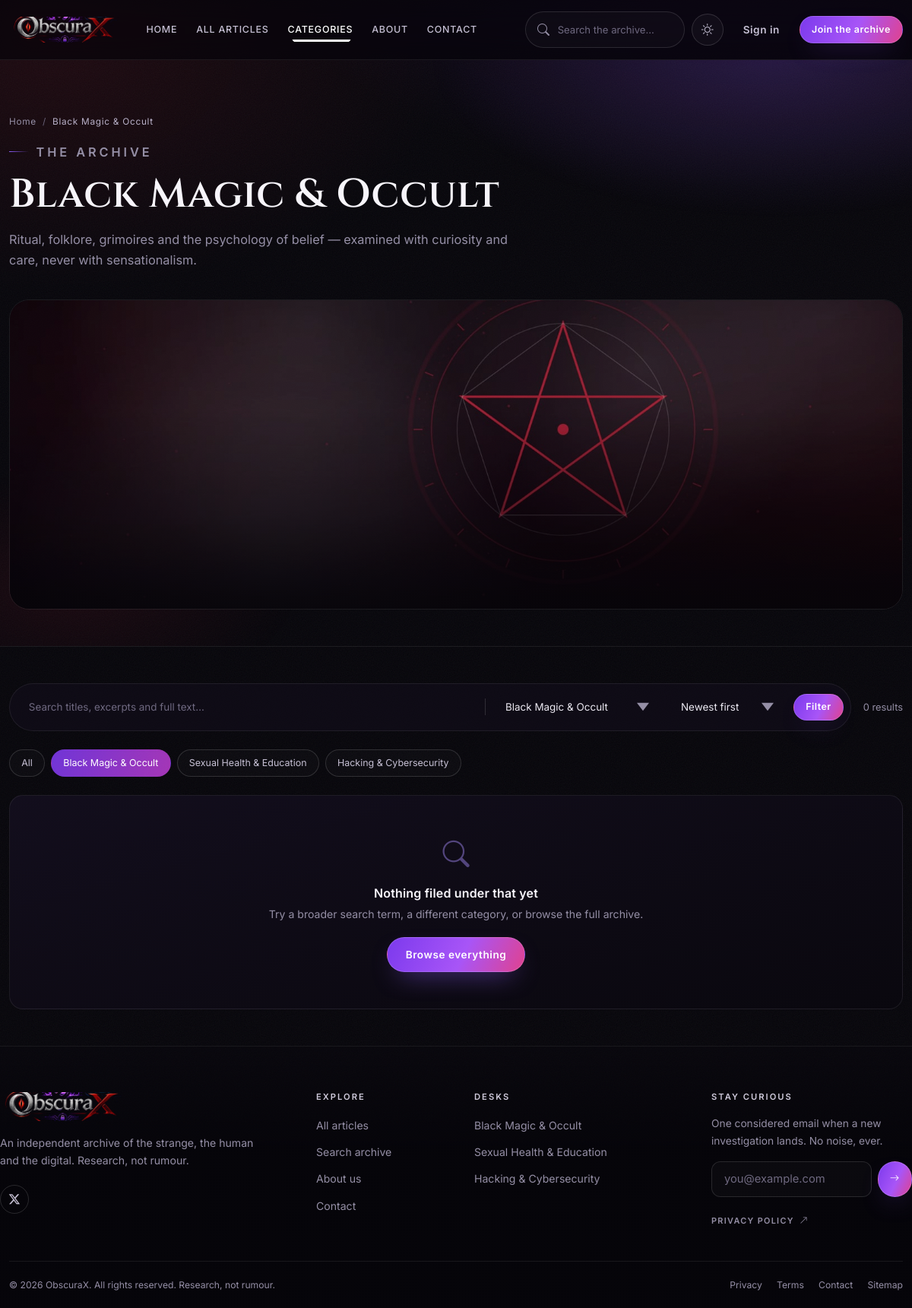
Screenshot of /category/black-magic-occult with the database file from the repository.
### tables this page shows
CREATE TABLE IF NOT EXISTS categories (
    id           INT UNSIGNED NOT NULL AUTO_INCREMENT,
    name         VARCHAR(96) NOT NULL,
    slug         VARCHAR(120) NOT NULL,
    description  VARCHAR(500) NOT NULL DEFAULT '',
    accent_color VARCHAR(16) NOT NULL DEFAULT '#8b5cf6',
    icon         VARCHAR(48) NOT NULL DEFAULT 'bi-journal-richtext',
    cover_image  VARCHAR(255) DEFAULT NULL,
    sort_order   SMALLINT NOT NULL DEFAULT 0,
    is_active    TINYINT(1) NOT NULL DEFAULT 1,
    created_at   DATETIME NOT NULL DEFAULT CURRENT_TIMESTAMP,
    updated_at   DATETIME NOT NULL DEFAULT CURRENT_TIMESTAMP ON UPDATE CURRENT_TIMESTAMP,
    PRIMARY KEY (id),
    UNIQUE KEY uq_categories_slug (slug),
    KEY idx_categories_active (is_active, sort_order)
);

### views/blogs/index.php (the view, shortened to what the rows shown need)
<?php
$category = $category ?? null;
$coverImage = $coverImage ?? null;
$searchMode = $searchMode ?? false;
$activeCategory = $filters['category'] ?? '';
$activeTag = $filters['tag'] ?? '';
$q = $filters['q'] ?? '';
$sort = $filters['sort'] ?? 'latest';
$sorts = ['latest' => 'Newest first', 'popular' => 'Most read', 'liked' => 'Most liked', 'commented' => 'Most discussed', 'oldest' => 'Oldest first'];
?>
<section class="page-head">
    <div class="container">
        <nav aria-label="breadcrumb">
            <ol class="breadcrumb">
                <li class="breadcrumb-item"><a href="<?= url('/') ?>">Home</a></li>
                <li class="breadcrumb-item active" aria-current="page"><?= e($searchMode ? 'Search' : ($category['name'] ?? ($activeTag !== '' ? '#' . $activeTag : 'Articles'))) ?></li>
            </ol>
        </nav>
        <p class="kicker mt-3"><?= $searchMode ? 'Archive search' : 'The archive' ?></p>
        <h1><?= e($heading) ?></h1>
        <p><?= e($subheading) ?></p>
        <?php if ($coverImage !== null): ?>
            <div class="page-head-cover">
                <img src="<?= e($coverImage) ?>" alt="<?= e($category['name'] ?? '') ?>">
            </div>
        <?php endif; ?>
    </div>
</section>
<section class="section-tight">
    <div class="container">
        <div class="d-flex flex-column flex-lg-row align-items-lg-center gap-3 mb-4">
            <form class="filter-bar flex-grow-1" method="get" action="<?= e(url(current_path())) ?>" role="search">
                <input class="form-control" type="search" name="q" value="<?= e($q) ?>" placeholder="Search titles, excerpts and full text…" aria-label="Search articles" style="min-width:200px;flex:1">
                <select class="form-select" name="category" aria-label="Category" style="width:auto">
                    <?php foreach ($categories as $cat): ?>
                        <option value="<?= e($cat['slug']) ?>" <?= $activeCategory === $cat['slug'] ? 'selected' : '' ?>><?= e($cat['name']) ?></option>
                    <?php endforeach; ?>
                </select>
                <select class="form-select" name="sort" aria-label="Sort" style="width:auto">
                    <?php foreach ($sorts as $value => $label): ?>
                        <option value="<?= e($value) ?>" <?= $sort === $value ? 'selected' : '' ?>><?= e($label) ?></option>
                    <?php endforeach; ?>
                </select>
                <button class="btn btn-brand btn-sm" type="submit">Filter</button>
            </form>
            <span class="text-muted" style="font-size:.8rem;white-space:nowrap"><?= (int) $blogs['total'] ?> result<?= (int) $blogs['total'] === 1 ? '' : 's' ?></span>
        </div>
        <div class="filter-pills mb-4">
            <a class="filter-pill <?= $activeCategory === '' && $activeTag === '' ? 'active' : '' ?>" href="<?= url($searchMode ? '/blogs' : current_path()) ?>">All</a>
            <?php foreach ($categories as $cat): ?>
                <a class="filter-pill <?= $activeCategory === $cat['slug'] ? 'active' : '' ?>" href="<?= url('/category/' . $cat['slug']) ?>"><?= e($cat['name']) ?></a>
            <?php endforeach; ?>
        </div>
        <?php if ($blogs['items'] === []): ?>
            <div class="panel">
                <div class="empty-state">
                    <i class="bi bi-search"></i>
                    <h3>Nothing filed under that yet</h3>
                    <p>Try a broader search term, a different category, or browse the full archive.</p>
                    <a class="btn btn-brand" href="<?= url('/blogs') ?>">Browse everything</a>
                </div>
            </div>
        <?php endif; ?>
    </div>
</section>

### app/Core/Router.php (shortened to what the rows shown need)
<?php
final class Router
{
    private array $routes = [];
    public function add(string $method, string $pattern, mixed $handler, array $middleware = []): void
    {
        $params = [];
        $regex = preg_replace_callback(
            '#\{([a-zA-Z_][a-zA-Z0-9_]*)(?::([^}]+))?\}#',
            static function (array $m) use (&$params): string {
                $params[] = $m[1];
                $constraint = $m[2] ?? '[^/]+';
                return '(?P<' . $m[1] . '>' . $constraint . ')';
            },
            $pattern
        );
        $this->routes[] = [
            'method' => strtoupper($method),
            'pattern' => $pattern,
            'regex' => '#^' . $regex . '/?$#',
            'params' => $params,
            'handler' => $handler,
            'middleware' => $middleware,
        ];
    }
    public function dispatch(string $method, string $uri): void
    {
        $path = '/' . trim(rawurldecode((string) parse_url($uri, PHP_URL_PATH)), '/');
        foreach ($this->routes as $route) {
            if (!preg_match($route['regex'], $path, $matches)) {
                continue;
            }
            $arguments = [];
            foreach ($route['params'] as $name) {
                $arguments[] = $matches[$name] ?? null;
            }
            $handler = $route['handler'];
            if (is_array($handler) && is_string($handler[0])) {
                $controller = new $handler[0]();
                $result = $controller->{$handler[1]}(...$arguments);
                return;
            }
            return;
        }
    }
}

### views/partials/site-footer.php (shortened to what the rows shown need)
<?php
$logo = setting('site_logo') !== '' ? uploaded_url(setting('site_logo')) : asset('assets/img/logo.png');
$socials = [
    'social_x' => ['bi-twitter-x', 'X'],
    'social_instagram' => ['bi-instagram', 'Instagram'],
    'social_youtube' => ['bi-youtube', 'YouTube'],
    'social_linkedin' => ['bi-linkedin', 'LinkedIn'],
    'social_github' => ['bi-github', 'GitHub'],
];
?>
<footer class="site-footer">
    <div class="container footer-main">
        <div class="row g-4 g-lg-5">
            <div class="col-lg-4">
                <div class="footer-brand">
                    <img src="<?= e($logo) ?>" alt="<?= e($siteName) ?>">
                    <p><?= e(setting('footer_about', 'An independent archive of the strange, the human and the digital. Research, not rumour.')) ?></p>
                    <div class="footer-social">
                        <?php foreach ($socials as $key => [$icon, $label]): ?>
                            <?php if (setting($key) !== ''): ?>
                                <a href="<?= e(setting($key)) ?>" target="_blank" rel="noopener noreferrer" aria-label="<?= e($label) ?>"><i class="bi <?= $icon ?>"></i></a>
                            <?php endif; ?>
                        <?php endforeach; ?>
                    </div>
                </div>
            </div>
            <div class="col-6 col-lg-2">
                <div class="footer-col">
                    <h4>Explore</h4>
                    <ul>
                        <li><a href="<?= url('/blogs') ?>">All articles</a></li>
                        <li><a href="<?= url('/search') ?>">Search archive</a></li>
                        <li><a href="<?= url('/about') ?>">About us</a></li>
                        <li><a href="<?= url('/contact') ?>">Contact</a></li>
                    </ul>
                </div>
            </div>
            <div class="col-6 col-lg-3">
                <div class="footer-col">
                    <h4>Desks</h4>
                    <ul>
                        <?php foreach ($navCategories as $category): ?>
                            <li><a href="<?= url('/category/' . $category['slug']) ?>"><?= e($category['name']) ?></a></li>
                        <?php endforeach; ?>
                    </ul>
                </div>
            </div>
            <div class="col-lg-3">
                <div class="footer-col">
                    <h4>Stay curious</h4>
                    <p class="text-muted" style="font-size:.86rem">One considered email when a new investigation lands. No noise, ever.</p>
                    <form class="d-flex gap-2" action="<?= url('/newsletter/subscribe') ?>" method="post" data-newsletter>
                        <input class="form-control" type="email" name="email" required placeholder="you@example.com" aria-label="Email address" style="min-height:42px">
                        <button class="btn btn-brand btn-sm" type="submit" aria-label="Subscribe"><i class="bi bi-arrow-right"></i></button>
                    </form>
                    <p class="mt-3 mb-0"><a class="link-arrow" href="<?= url('/privacy') ?>" style="font-size:.68rem">Privacy policy <i class="bi bi-arrow-up-right"></i></a></p>
                </div>
            </div>
        </div>
    </div>
    <div class="container">
        <div class="footer-bottom">
            <span>© <?= date('Y') ?> <?= e($siteName) ?>. All rights reserved. Research, not rumour.</span>
            <div class="links">
                <a href="<?= url('/privacy') ?>">Privacy</a>
                <a href="<?= url('/terms') ?>">Terms</a>
                <a href="<?= url('/contact') ?>">Contact</a>
                <a href="<?= url('/sitemap.xml') ?>">Sitemap</a>
            </div>
        </div>
    </div>
</footer>

### rows the page displays
categories: name "Black Magic & Occult", description "Ritual, folklore, grimoires and the psychology of belief — examined with curiosity and care, never with sensationalism."
categories: name "Sexual Health & Education"
categories: name "Hacking & Cybersecurity"

### other values shown
$blogs['total'] "0"
$siteName "ObscuraX"
form field category "Black Magic & Occult"
form field sort "Newest first"
